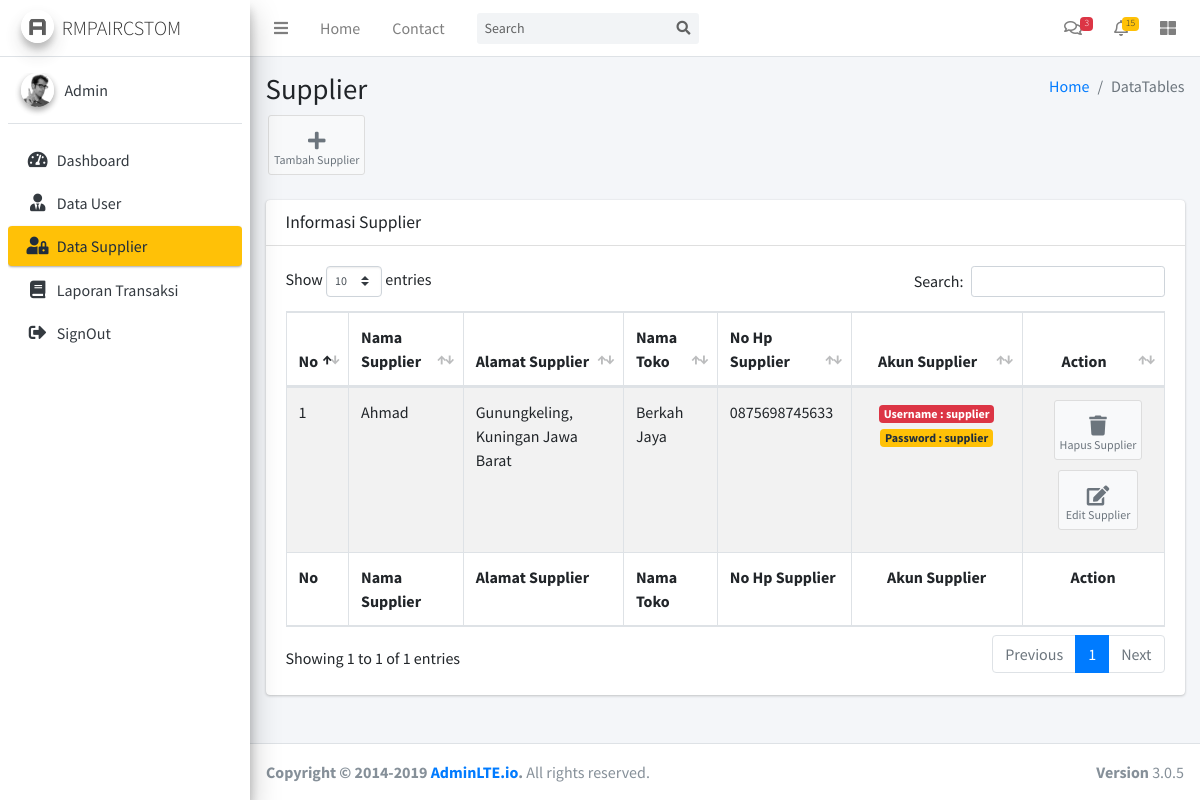
Screenshot of /Admin/cSupplier (signed in) with the database file from the repository.
### tables this page shows
CREATE TABLE `supplier` (
  `id_supplier` int(11) NOT NULL,
  `nama_supplier` varchar(125) NOT NULL,
  `alamat_supplier` text NOT NULL,
  `nama_toko` varchar(125) NOT NULL,
  `no_hp_supplier` varchar(15) NOT NULL,
  `username_supp` varchar(125) NOT NULL,
  `pass_supp` varchar(123) NOT NULL
);

### application/controllers/Admin/cSupplier.php (called while the page is built, shortened)
<?php
class cSupplier extends CI_Controller
{
	public function __construct()
	{
		$this->load->model('mDataSupplier');
	}
	public function index()
	{
		$data = array(
			'supplier' => $this->mDataSupplier->select()
		);
		$this->load->view('Admin/Layout/head');
		$this->load->view('Admin/Layout/aside');
		$this->load->view('Admin/DataSupplier/vSupplier', $data);
		$this->load->view('Admin/Layout/footer');
	}
}

### index.php (called while the page is built, shortened)
<?php
require_once BASEPATH.'core/CodeIgniter.php';

### application/models/mDataSupplier.php (called while the page is built, shortened)
<?php
class mDataSupplier extends CI_Model
{
	public function select()
	{
		$this->db->select('*');
		$this->db->from('supplier');
		return $this->db->get()->result();
	}
}

### application/views/Admin/DataSupplier/vSupplier.php (the view, shortened to what this page needs)
<div class="content-wrapper">
	<section class="content-header">
		<div class="container-fluid">
			<div class="row mb-2">
				<div class="col-sm-6">
					<h1>Supplier</h1>
				</div>
				<div class="col-sm-6">
					<ol class="breadcrumb float-sm-right">
						<li class="breadcrumb-item"><a href="#">Home</a></li>
						<li class="breadcrumb-item active">DataTables</li>
					</ol>
				</div>
			</div>
		</div>
		<a href="<?= base_url('Admin/cSupplier/createSupplier') ?>" class="btn btn-app">
			<i class="fas fa-plus"></i> Tambah Supplier
		</a>
	</section>
	<section class="content">
		<div class="container-fluid">
			<div class="row">
				<div class="col-12">
					<div class="card">
						<div class="card-header">
							<h3 class="card-title">Informasi Supplier</h3>
						</div>
						<div class="card-body">
							<table id="example1" class="table table-bordered table-striped">
								<thead>
									<tr>
										<th>No</th>
										<th>Nama Supplier</th>
										<th>Alamat Supplier</th>
										<th>Nama Toko</th>
										<th>No Hp Supplier</th>
										<th class="text-center">Akun Supplier</th>
										<th class="text-center">Action</th>
									</tr>
								</thead>
								<tbody>
									<?php
									$no = 1;
									foreach ($supplier as $key => $value) {
									?>
										<tr>
											<td><?= $no++ ?></td>
											<td><?= $value->nama_supplier ?></td>
											<td><?= $value->alamat_supplier ?></td>
											<td><?= $value->nama_toko ?></td>
											<td><?= $value->no_hp_supplier ?></td>
											<td class="text-center"><span class="badge badge-danger">Username : <?= $value->username_supp ?></span> <span class="badge badge-warning">Password : <?= $value->pass_supp ?></span></td>
											<td class="text-center"> <a href="<?= base_url('Admin/cSupplier/delete/' . $value->id_supplier) ?>" class="btn btn-app">
													<i class="fas fa-trash"></i> Hapus Supplier
												</a> <a href="<?= base_url('Admin/cSupplier/edit/' . $value->id_supplier) ?>" class="btn btn-app">
													<i class="fas fa-edit"></i> Edit Supplier
												</a></td>
										</tr>
									<?php
									}
									?>
								</tbody>
								<tfoot>
									<tr>
										<th>No</th>
										<th>Nama Supplier</th>
										<th>Alamat Supplier</th>
										<th>Nama Toko</th>
										<th>No Hp Supplier</th>
										<th class="text-center">Akun Supplier</th>
										<th class="text-center">Action</th>
									</tr>
								</tfoot>
							</table>
						</div>
					</div>
				</div>
			</div>
		</div>
	</section>
</div>

### rows the page displays
supplier: nama_supplier "Ahmad", alamat_supplier "Gunungkeling, Kuningan Jawa Barat", nama_toko "Berkah Jaya", no_hp_supplier "0875698745633", username_supp "supplier", pass_supp "supplier"
